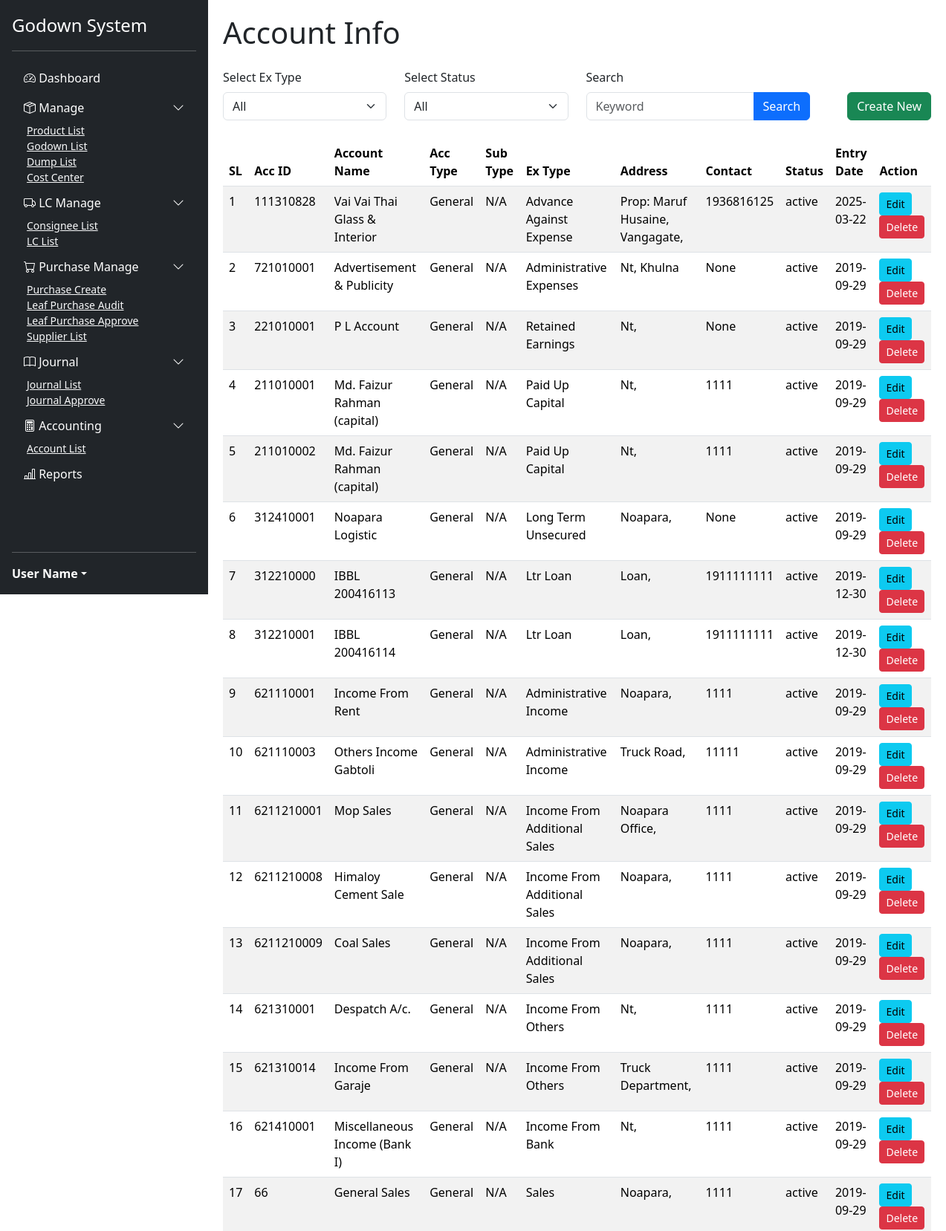
Page /accounting/accounts/ (upper part) on the committed database.
### accounting/models.py (models this page shows, shortened)
class Account(models.Model):
    EX_TYPE_CHOICES = [
        ('Accounts Payable Vendor', 'Accounts Payable Vendor'),
        ('Account Receivable', 'Account Receivable'),
        ('Administrative Expenses', 'Administrative Expenses'),
        ('Administrative Income', 'Administrative Income'),
        ('Advance Against Expense', 'Advance Against Expense'),
        ('Advance Against Salary', 'Advance Against Salary'),
        ('Advance Deposit and Prepayments', 'Advance Deposit and Prepayments'),
        ('Advance To Employee', 'Advance To Employee'),
        ('Advance To Personnel', 'Advance To Personnel'),
        ('Bank Expenses', 'Bank Expenses'),
        ('Bank Overdraft', 'Bank Overdraft'),
        ('B A D C', 'B A D C'),
        ('Cash and Cash Equivalents', 'Cash and Cash Equivalents'),
        ('Cash In Hand', 'Cash In Hand'),
        ('Depriciation and Amortization', 'Depriciation and Amortization'),
        ('Director Loan', 'Director Loan'),
        ('Direct Expense', 'Direct Expense'),
        ('Direct Overhead', 'Direct Overhead'),
        ('Direct Purchase', 'Direct Purchase'),
        ('Drawings', 'Drawings'),
        ('Factory Building', 'Factory Building'),
        ('Financial Expenses', 'Financial Expenses'),
        ('Furniture and Fixture', 'Furniture and Fixture'),
        ('F D Group', 'F D Group'),
        ('Import Expense', 'Import Expense'),
        ('Income From Additional Sales', 'Income From Additional Sales'),
        ('Income From Bank', 'Income From Bank'),
        ('Income From Others', 'Income From Others'),
        ('Inter Company Accounts', 'Inter Company Accounts'),
        ('Inter Company Current Accounts', 'Inter Company Current Accounts'),
        ('Investment', 'Investment'),
        ('Lc Margin', 'Lc Margin'),
        ('Lc Purchase', 'Lc Purchase'),
        ('Loan Given To Personel', 'Loan Given To Personel'),
        ('Long Term Unsecured', 'Long Term Unsecured'),
        ('Ltr Loan', 'Ltr Loan'),
        ('L C Margin Account', 'L C Margin Account'),
        ('Merger Equivalents Accounts', 'Merger Equivalents Accounts'),
        ('Motor Vehicle', 'Motor Vehicle'),
        ('Motor Vehicles Sales Office', 'Motor Vehicles Sales Office'),
        ('M T D R', 'M T D R'),
        ('Office Building', 'Office Building'),
        ('Office Eqiupment', 'Office Eqiupment'),
        ('Old Accounts Receivable', 'Old Accounts Receivable'),
        ('Opening Stock', 'Opening Stock'),
        ('Other Advance', 'Other Advance'),
        ('Other Liabilities', 'Other Liabilities'),
        ('Other Non-current Assets', 'Other Non-current Assets'),
        ('Paid Up Capital', 'Paid Up Capital'),
        ('Payable Load Bill', 'Payable Load Bill'),
        ('Payable Unload Bill', 'Payable Unload Bill'),
        ('Petty Cash', 'Petty Cash'),
        ('Plant And Equipments', 'Plant And Equipments'),
        ('Property Land And Building', 'Property Land And Building'),
        ('Provision For Expense', 'Provision For Expense'),
        ('Purchase', 'Purchase'),
        ('Renovation And Subscription', 'Renovation And Subscription'),
        ('Reserve Fund', 'Reserve Fund'),
        ('Retained Earnings', 'Retained Earnings'),
        ('Selling And Marketing Expense', 'Selling And Marketing Expense'),
        ('Sales', 'Sales'),
        ('Sales Return', 'Sales Return'),
        ('Security Deposit', 'Security Deposit'),
        ('Share Holders Loan', 'Share Holders Loan'),
        ('Share Money Deposit', 'Share Money Deposit'),
        ('Spare Parts', 'Spare Parts'),
        ('Sub-station And Electric Installation', 'Sub-station And Electric Installation'),
        ('Sundry Creditors', 'Sundry Creditors'),
        ('Trade In Transit', 'Trade In Transit'),
        ('Trade Receivable', 'Trade Receivable'),
        ('Truck and Loary', 'Truck and Loary'),
    ]
    STATUS_CHOICES = [
        ('active', 'Active'),
        ('inactive', 'Inactive'),
    ]
    ex_type = models.CharField(max_length=100, choices=EX_TYPE_CHOICES, verbose_name="Ex Type")
    account_id = models.CharField(max_length=50, unique=True, verbose_name="Account ID")
    account_title = models.CharField(max_length=255, verbose_name="Account Title")
    contact_number = models.CharField(max_length=15, blank=True, null=True, verbose_name="Contact Number")
    district = models.CharField(max_length=100, blank=True, null=True)
    area = models.CharField(max_length=255, blank=True, null=True)
    account_status = models.CharField(max_length=20, choices=STATUS_CHOICES, default='active', verbose_name="Account Status")
    entry_date = models.DateField(verbose_name="Entry Date", null=True, blank=True)
    acc_type = models.CharField(max_length=100, blank=True, null=True, default='General')
    sub_type = models.CharField(max_length=100, blank=True, null=True, default='N/A')

### accounting/views.py (the view)
# urls.py: path('accounts/', views.account_list, name='account_list'),
def account_list(request):
    accounts = Account.objects.all().order_by('id')
    form = AccountForm()
    ex_type = request.GET.get('ex_type')
    status = request.GET.get('status')
    keyword = request.GET.get('keyword')
    if ex_type:
        accounts = accounts.filter(ex_type=ex_type)
    if status:
        accounts = accounts.filter(account_status=status)
    if keyword:
        accounts = accounts.filter(
            Q(account_id__icontains=keyword) |
            Q(account_title__icontains=keyword) |
            Q(contact_number__icontains=keyword)
        )
    paginator = Paginator(accounts, 30)
    page_number = request.GET.get('page')
    page_obj = paginator.get_page(page_number)
    ex_type_choices = Account.EX_TYPE_CHOICES
    status_choices = Account.STATUS_CHOICES
    return render(request, 'accounting/account_list.html', {
        'page_obj': page_obj,
        'form': form,
        'ex_type_choices': ex_type_choices,
        'status_choices': status_choices,
    })

### accounting/templates/accounting/account_list.html (shortened to what this page needs)
{% extends 'godown/base.html' %}
{% block content %}
<h1 class="mb-4">Account Info</h1>
<div class="row mb-4">
    <div class="col-md-3">
        <label for="id_ex_type" class="form-label">Select Ex Type</label>
        <select class="form-select" id="id_ex_type">
            <option value="">All</option>
        </select>
    </div>
    <div class="col-md-3">
        <label for="id_status" class="form-label">Select Status</label>
        <select class="form-select" id="id_status">
            <option value="">All</option>
        </select>
    </div>
    <div class="col-md-4">
        <label for="id_keyword" class="form-label">Search</label>
        <div class="input-group">
            <input type="text" class="form-control" id="id_keyword" placeholder="Keyword" value="{{ request.GET.keyword }}">
            <button class="btn btn-primary" type="button" onclick="applyFilters()">Search</button>
        </div>
    </div>
    <div class="col-md-2 d-flex align-items-end justify-content-end">
        <button type="button" class="btn btn-success" data-bs-toggle="modal" data-bs-target="#accountModal">Create New</button>
    </div>
</div>
<div class="table-responsive">
    <table class="table table-striped table-hover">
        <thead>
            <tr>
                <th>SL</th>
                <th>Acc ID</th>
                <th>Account Name</th>
                <th>Acc Type</th>
                <th>Sub Type</th>
                <th>Ex Type</th>
                <th>Address</th>
                <th>Contact</th>
                <th>Status</th>
                <th>Entry Date</th>
                <th>Action</th>
            </tr>
        </thead>
        <tbody>
            {% for account in page_obj %}
            <tr>
                <td>{{ page_obj.start_index|add:forloop.counter0 }}</td>
                <td>{{ account.account_id }}</td>
                <td>{{ account.account_title }}</td>
                <td>{{ account.acc_type }}</td>
                <td>{{ account.sub_type }}</td>
                <td>{{ account.ex_type }}</td>
                <td>{{ account.area }}, {{ account.district }}</td>
                <td>{{ account.contact_number }}</td>
                <td>{{ account.account_status }}</td>
                <td>{{ account.entry_date|date:"Y-m-d" }}</td>
                <td>
                    <button type="button" class="btn btn-sm btn-info" data-bs-toggle="modal" data-bs-target="#accountModal"
                        data-pk="{{ account.pk }}"
                        data-ex_type="{{ account.ex_type }}"
                        data-account_id="{{ account.account_id }}"
                        data-account_title="{{ account.account_title }}"
                        data-contact_number="{{ account.contact_number }}"
                        data-district="{{ account.district }}"
                        data-area="{{ account.area }}"
                        data-account_status="{{ account.account_status }}"
                        data-entry_date="{{ account.entry_date|date:'Y-m-d' }}">
                        Edit
                    </button>
                    <button type="button" class="btn btn-sm btn-danger" onclick="deleteAccount('{{ account.pk }}')">Delete</button>
                </td>
            </tr>
            {% empty %}
            <tr><td colspan="11" class="text-center">No accounts found.</td></tr>
            {% endfor %}
        </tbody>
    </table>
</div>
{% endblock %}

### manages/templates/godown/base.html (style rules this page uses)
body { display: flex; }

### rows in the picture
Account: start_index|add "1", account_id "111310828", account_title "Vai Vai Thai Glass & Interior", acc_type "General", sub_type "N/A", ex_type "Advance Against Expense", area "Prop: Maruf Husaine, Vangagate", contact_number "1936816125", account_status "active", entry_date "2025-03-22"
Account: start_index|add "2", account_id "721010001", account_title "Advertisement & Publicity", acc_type "General", sub_type "N/A", ex_type "Administrative Expenses", area "Nt", district "Khulna", contact_number "None", account_status "active", entry_date "2019-09-29"
Account: start_index|add "3", account_id "221010001", account_title "P L Account", acc_type "General", sub_type "N/A", ex_type "Retained Earnings", area "Nt", contact_number "None", account_status "active", entry_date "2019-09-29"
Account: start_index|add "4", account_id "211010001", account_title "Md. Faizur Rahman (capital)", acc_type "General", sub_type "N/A", ex_type "Paid Up Capital", area "Nt", contact_number "1111", account_status "active", entry_date "2019-09-29"
Account: start_index|add "5", account_id "211010002", account_title "Md. Faizur Rahman (capital)", acc_type "General", sub_type "N/A", ex_type "Paid Up Capital", area "Nt", contact_number "1111", account_status "active", entry_date "2019-09-29"
Account: start_index|add "6", account_id "312410001", account_title "Noapara Logistic", acc_type "General", sub_type "N/A", ex_type "Long Term Unsecured", area "Noapara", contact_number "None", account_status "active", entry_date "2019-09-29"
Account: start_index|add "7", account_id "312210000", account_title "IBBL 200416113", acc_type "General", sub_type "N/A", ex_type "Ltr Loan", area "Loan", contact_number "1911111111", account_status "active", entry_date "2019-12-30"
Account: start_index|add "8", account_id "312210001", account_title "IBBL 200416114", acc_type "General", sub_type "N/A", ex_type "Ltr Loan", area "Loan", contact_number "1911111111", account_status "active", entry_date "2019-12-30"
Account: start_index|add "9", account_id "621110001", account_title "Income From Rent", acc_type "General", sub_type "N/A", ex_type "Administrative Income", area "Noapara", contact_number "1111", account_status "active", entry_date "2019-09-29"
Account: start_index|add "10", account_id "621110003", account_title "Others Income Gabtoli", acc_type "General", sub_type "N/A", ex_type "Administrative Income", area "Truck Road", contact_number "11111", account_status "active", entry_date "2019-09-29"
Account: start_index|add "11", account_id "6211210001", account_title "Mop Sales", acc_type "General", sub_type "N/A", ex_type "Income From Additional Sales", area "Noapara Office", contact_number "1111", account_status "active", entry_date "2019-09-29"
Account: start_index|add "12", account_id "6211210008", account_title "Himaloy Cement Sale", acc_type "General", sub_type "N/A", ex_type "Income From Additional Sales", area "Noapara", contact_number "1111", account_status "active", entry_date "2019-09-29"
Account: start_index|add "13", account_id "6211210009", account_title "Coal Sales", acc_type "General", sub_type "N/A", ex_type "Income From Additional Sales", area "Noapara", contact_number "1111", account_status "active", entry_date "2019-09-29"
Account: start_index|add "14", account_id "621310001", account_title "Despatch A/c.", acc_type "General", sub_type "N/A", ex_type "Income From Others", area "Nt", contact_number "1111", account_status "active", entry_date "2019-09-29"
Account: start_index|add "15", account_id "621310014", account_title "Income From Garaje", acc_type "General", sub_type "N/A", ex_type "Income From Others", area "Truck Department", contact_number "1111", account_status "active", entry_date "2019-09-29"
Account: start_index|add "16", account_id "621410001", account_title "Miscellaneous Income (Bank I)", acc_type "General", sub_type "N/A", ex_type "Income From Bank", area "Nt", contact_number "1111", account_status "active", entry_date "2019-09-29"
Account: start_index|add "17", account_id "66", account_title "General Sales", acc_type "General", sub_type "N/A", ex_type "Sales", area "Noapara", contact_number "1111", account_status "active", entry_date "2019-09-29"
